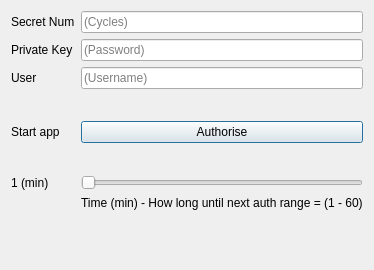
<?xml version="1.0" encoding="UTF-8"?>
<ui version="4.0">
 <class>authorise</class>
 <widget class="QDialog" name="authorise">
  <property name="geometry">
   <rect>
    <x>0</x>
    <y>0</y>
    <width>350</width>
    <height>270</height>
   </rect>
  </property>
  <property name="windowTitle">
   <string>Dialog</string>
  </property>
  <layout class="QVBoxLayout" name="verticalLayout">
   <item>
    <layout class="QFormLayout" name="formLayout">
     <item row="1" column="0">
      <widget class="QLabel" name="label">
       <property name="text">
        <string>Private Key</string>
       </property>
      </widget>
     </item>
     <item row="1" column="1">
      <widget class="QLineEdit" name="privateKeyInput">
       <property name="echoMode">
        <enum>QLineEdit::Password</enum>
       </property>
       <property name="placeholderText">
        <string>(Password)</string>
       </property>
      </widget>
     </item>
     <item row="2" column="0">
      <widget class="QLabel" name="label_2">
       <property name="text">
        <string>User</string>
       </property>
      </widget>
     </item>
     <item row="2" column="1">
      <widget class="QLineEdit" name="userInput">
       <property name="echoMode">
        <enum>QLineEdit::Password</enum>
       </property>
       <property name="placeholderText">
        <string>(Username)</string>
       </property>
      </widget>
     </item>
     <item row="3" column="0">
      <spacer name="horizontalSpacer_4">
       <property name="orientation">
        <enum>Qt::Horizontal</enum>
       </property>
       <property name="sizeHint" stdset="0">
        <size>
         <width>40</width>
         <height>20</height>
        </size>
       </property>
      </spacer>
     </item>
     <item row="3" column="1">
      <spacer name="horizontalSpacer">
       <property name="orientation">
        <enum>Qt::Horizontal</enum>
       </property>
       <property name="sizeHint" stdset="0">
        <size>
         <width>40</width>
         <height>20</height>
        </size>
       </property>
      </spacer>
     </item>
     <item row="4" column="0">
      <widget class="QLabel" name="label_3">
       <property name="text">
        <string>Start app</string>
       </property>
      </widget>
     </item>
     <item row="4" column="1">
      <widget class="QPushButton" name="authBtn">
       <property name="text">
        <string>Authorise</string>
       </property>
      </widget>
     </item>
     <item row="5" column="0">
      <spacer name="horizontalSpacer_3">
       <property name="orientation">
        <enum>Qt::Horizontal</enum>
       </property>
       <property name="sizeHint" stdset="0">
        <size>
         <width>40</width>
         <height>20</height>
        </size>
       </property>
      </spacer>
     </item>
     <item row="5" column="1">
      <spacer name="horizontalSpacer_2">
       <property name="orientation">
        <enum>Qt::Horizontal</enum>
       </property>
       <property name="sizeHint" stdset="0">
        <size>
         <width>40</width>
         <height>20</height>
        </size>
       </property>
      </spacer>
     </item>
     <item row="6" column="1">
      <widget class="QSlider" name="horizontalSlider">
       <property name="minimum">
        <number>1</number>
       </property>
       <property name="maximum">
        <number>60</number>
       </property>
       <property name="orientation">
        <enum>Qt::Horizontal</enum>
       </property>
      </widget>
     </item>
     <item row="7" column="1">
      <widget class="QLabel" name="label_5">
       <property name="text">
        <string>Time (min) - How long until next auth range = (1 - 60)</string>
       </property>
      </widget>
     </item>
     <item row="6" column="0">
      <widget class="QLabel" name="minValue">
       <property name="text">
        <string>1 (min)</string>
       </property>
      </widget>
     </item>
     <item row="0" column="1">
      <widget class="QLineEdit" name="cyclesInput">
       <property name="inputMask">
        <string>99</string>
       </property>
       <property name="placeholderText">
        <string>(Cycles)</string>
       </property>
      </widget>
     </item>
     <item row="0" column="0">
      <widget class="QLabel" name="label_4">
       <property name="text">
        <string>Secret Num</string>
       </property>
      </widget>
     </item>
    </layout>
   </item>
  </layout>
 </widget>
 <resources/>
 <connections/>
</ui>
